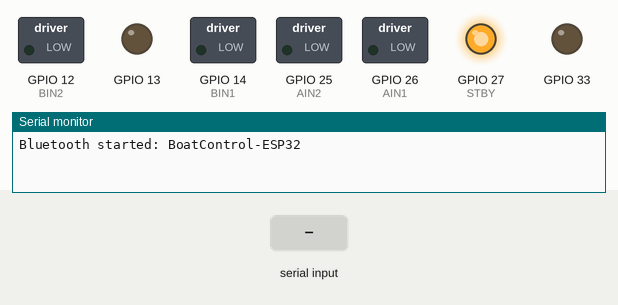
Simulated run of this sketch. Board: ESP32. Shown: switched loads named in the sketch (green lamp = pin HIGH), output pins drawn as LEDs (lit = HIGH), the last lines printed to the serial monitor. The test bench sets the inputs (shaded band). Nothing arrives over Bluetooth unless stated.

Above: at 1.2 s.
1.3 s: "F90\n" received over the second serial link
At 2.0 s:
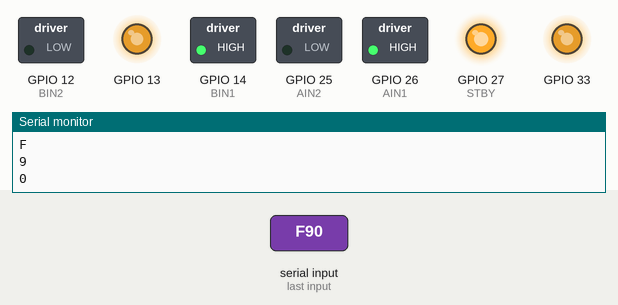
2.8 s: "F,45\n" received over the second serial link
At 3.1 s:
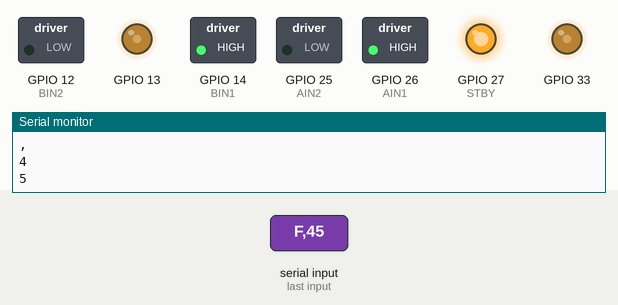
4.3 s: "B90\n" received over the second serial link
At 5.5 s:
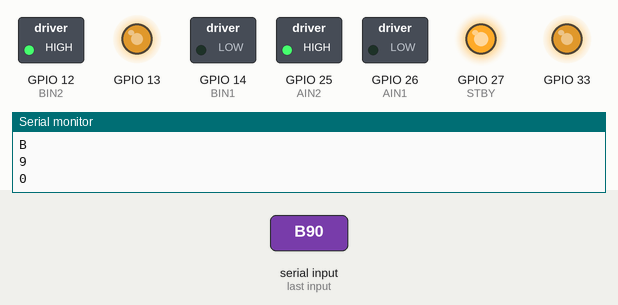
5.8 s: "L90\n" received over the second serial link
At 6.6 s:
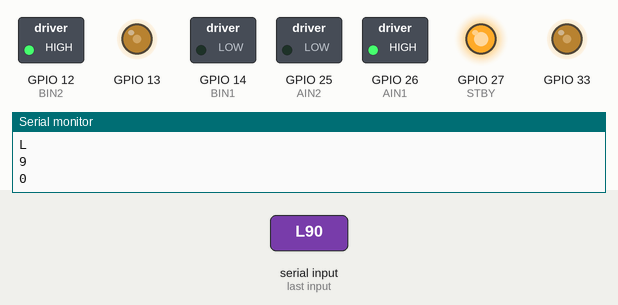
7.3 s: "R90\n" received over the second serial link
At 7.8 s:
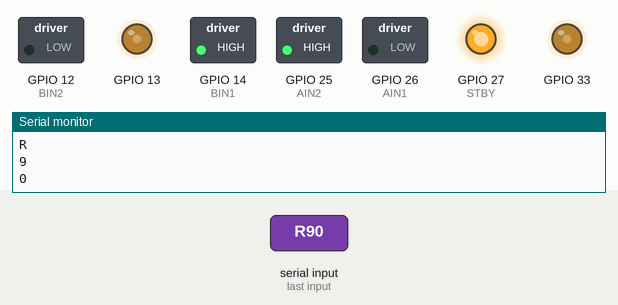
8.8 s: "B,45\n" received over the second serial link
At 10.1 s:
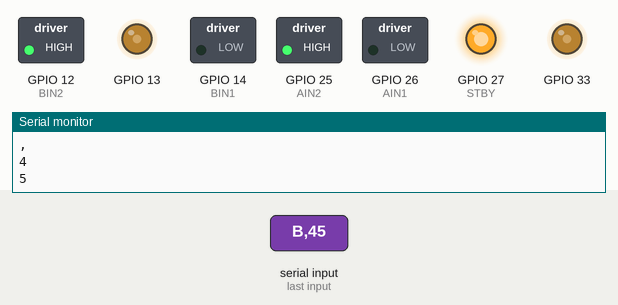
Timing chart, 0 to 11.3 s (numbered marks = the images above; inputs shaded):
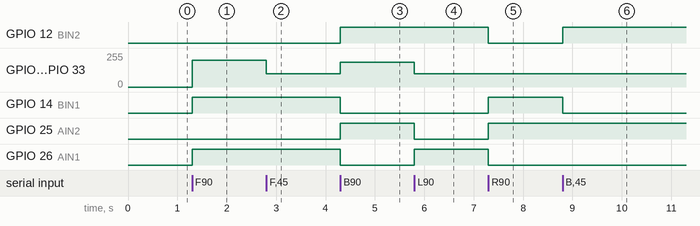

Measured:
- after the input at 1.3 s, GPIO 13, GPIO 33: 0/255 → 199/255 at once; GPIO 14 (BIN1), GPIO 26 (AIN1): LOW → HIGH at once
- after the input at 2.8 s, GPIO 13, GPIO 33: 199/255 → 100/255 at once
- after the input at 4.3 s, GPIO 12 (BIN2), GPIO 25 (AIN2): LOW → HIGH at once; GPIO 13, GPIO 33: 100/255 → 185/255 at once; GPIO 14 (BIN1), GPIO 26 (AIN1): HIGH → LOW at once
- after the input at 5.8 s, GPIO 13, GPIO 33: 185/255 → 100/255 at once; GPIO 25 (AIN2): HIGH → LOW at once; GPIO 26 (AIN1): LOW → HIGH at once
- after the input at 7.3 s, GPIO 12 (BIN2), GPIO 26 (AIN1): HIGH → LOW at once; GPIO 14 (BIN1), GPIO 25 (AIN2): LOW → HIGH at once
- after the input at 8.8 s, GPIO 12 (BIN2): LOW → HIGH at once; GPIO 14 (BIN1): HIGH → LOW at once

The sketch:

BoatControl_ESP32.ino
```cpp
#include "BluetoothSerial.h"

BluetoothSerial SerialBT;

// ---- Freak Engineer PCB pins (TB6612FNG) ----
const int PWMA = 33;  // Motor A (right) speed
const int AIN2 = 25;
const int AIN1 = 26;
const int STBY = 27;  // Driver enable
const int BIN1 = 14;  // Motor B (left)
const int BIN2 = 12;
const int PWMB = 13;  // Motor B (left) speed

const char* DEVICE_NAME = "BoatControl-ESP32";

// Set to true if a motor spins the wrong way
const bool INVERT_RIGHT = false;
const bool INVERT_LEFT  = false;

int speedVal = 200;  // 0-255

// ---- PWM helper (works on ESP32 core 2.x and 3.x) ----
void pwmSetup(int pin) {
#if ESP_ARDUINO_VERSION_MAJOR >= 3
  ledcAttach(pin, 1000, 8);
#else
  ledcSetup(pin == PWMA ? 0 : 1, 1000, 8);
  ledcAttachPin(pin, pin == PWMA ? 0 : 1);
#endif
}

void pwmWrite(int pin, int val) {
#if ESP_ARDUINO_VERSION_MAJOR >= 3
  ledcWrite(pin, val);
#else
  ledcWrite(pin == PWMA ? 0 : 1, val);
#endif
}

// dir: 1 = forward, -1 = backward, 0 = stop
void rightMotor(int dir) {
  if (INVERT_RIGHT) dir = -dir;
  digitalWrite(AIN1, dir > 0);
  digitalWrite(AIN2, dir < 0);
  pwmWrite(PWMA, dir == 0 ? 0 : speedVal);
}

void leftMotor(int dir) {
  if (INVERT_LEFT) dir = -dir;
  digitalWrite(BIN1, dir > 0);
  digitalWrite(BIN2, dir < 0);
  pwmWrite(PWMB, dir == 0 ? 0 : speedVal);
}

void moveForward()  { leftMotor(1);  rightMotor(1);  }
void moveBackward() { leftMotor(-1); rightMotor(-1); }
void turnLeft()     { leftMotor(-1); rightMotor(1);  }  // pivot left
void turnRight()    { leftMotor(1);  rightMotor(-1); }  // pivot right
void stopBoat()     { leftMotor(0);  rightMotor(0);  }

void setup() {
  Serial.begin(115200);

  int pins[] = {AIN1, AIN2, BIN1, BIN2, STBY};
  for (int p : pins) pinMode(p, OUTPUT);
  pwmSetup(PWMA);
  pwmSetup(PWMB);

  digitalWrite(STBY, HIGH);  // enable driver
  stopBoat();

  SerialBT.begin(DEVICE_NAME);
  Serial.println("Bluetooth started: " + String(DEVICE_NAME));
}

void loop() {
  if (SerialBT.available()) {
    char cmd = toupper(SerialBT.read());
    Serial.println(cmd);

    switch (cmd) {
      case 'F': moveForward();  break;
      case 'B': moveBackward(); break;
      case 'L': turnLeft();     break;
      case 'R': turnRight();    break;
      case 'S': stopBoat();     break;

      // Speed: '0'-'9' (0 = slow, 9 = full)
      case '0': case '1': case '2': case '3': case '4':
      case '5': case '6': case '7': case '8': case '9':
        speedVal = map(cmd - '0', 0, 9, 100, 255);
        break;
      case 'Q': speedVal = 255; break;  // some apps send 'q' for full speed
    }
  }
}
```
